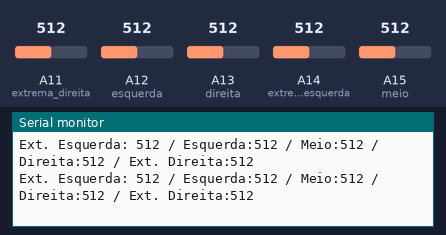
This sketch was run on a simulated Arduino Mega 2560, built with avr-gcc and run on an emulated ATmega2560. On the bench: the last lines printed to the serial monitor. The inputs (shaded band) are chosen by the test bench; at power-on: A11 (extrema_direita) = 512, A12 (esquerda) = 512, A13 (direita) = 512, A14 (extrema_esquerda) = 512, A15 (meio) = 512.

Above: at 1.2 s.
1.3 s: A11 (extrema_direita) set to 107
At 1.46 s:
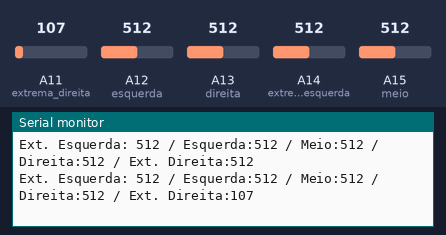
4.3 s: A11 (extrema_direita) set to 92
At 4.34 s:
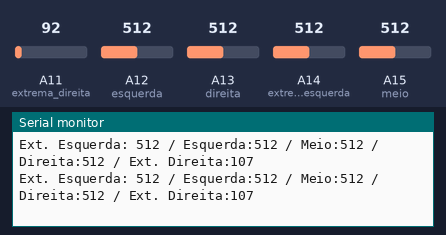
7.3 s: A12 (esquerda) set to 104
At 7.34 s:
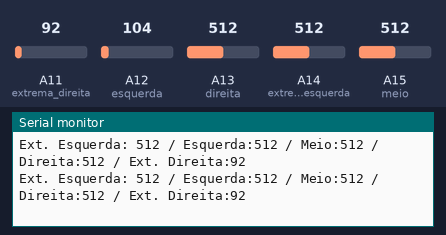
10.3 s: A12 (esquerda) set to 92
At 10.34 s:
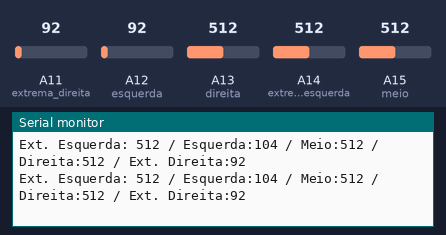
13.3 s: A13 (direita) set to 109
At 13.31 s:
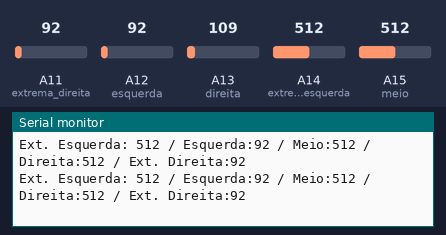
16.3 s: A13 (direita) set to 95
At 16.35 s:
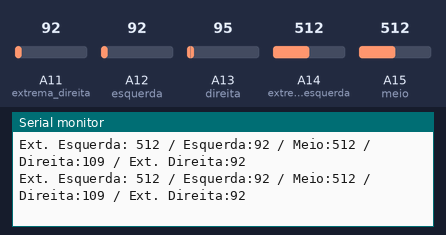
Timing chart, 0 to 19.3 s (numbered marks = the images above; inputs shaded):
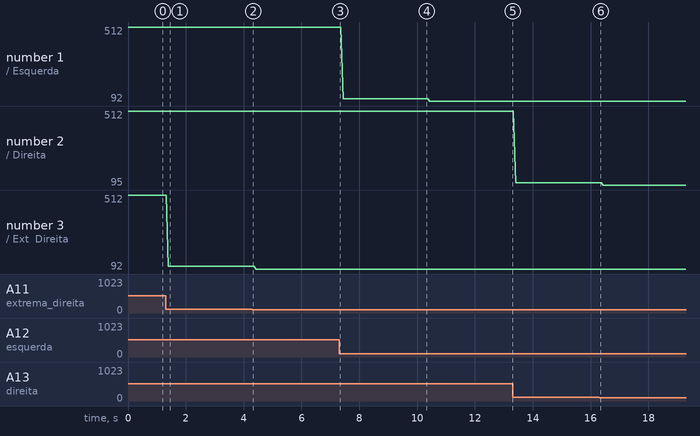

Measured:
- after the input at 1.3 s, the serial monitor: prints a new line after 0.10 s (image 1)
- plotted number 1: 512 → 104 after the input at 7.3 s
- plotted number 2: 512 → 109 after the input at 13.3 s, 109 → 95 after the input at 16.3 s
- plotted number 3: 512 → 107 after the input at 1.3 s, 107 → 92 after the input at 4.3 s

The sketch:

teste_sensor_linha.ino
```cpp
/*

  Código criado para testar leituras analógicas de sensores de linha (reflexividade baseados em infravermelho)
  Especificamente para 5 sensores posicionados em linha.

 */

//Define os pinos em que os 5 sensores estão conectados
#define extrema_direita A11
#define direita A13
#define meio A15
#define esquerda A12
#define extrema_esquerda A14

//Cria as variáveis para armazenamento das leituras
int sensor_ED;
int sensor_D;
int sensor_Meio;
int sensor_E;
int sensor_EE;

void setup() {

  //inicializa todos os sensores como input
  pinMode(extrema_direita, INPUT);
  pinMode(direita, INPUT);
  pinMode(meio, INPUT);
  pinMode(esquerda, INPUT);
  pinMode(extrema_esquerda, INPUT);

  //inicializa comunicação com o computador
  Serial.begin(9600);
}

void loop() {

//Lê e armazena as leituras dos 5 sensores
sensor_ED = analogRead(extrema_direita);
sensor_D = analogRead(direita);
sensor_Meio = analogRead(meio);
sensor_E = analogRead(esquerda);
sensor_EE = analogRead(extrema_esquerda);


//Informa ao computador via serial a leitura de cada um

  Serial.print("Ext. Esquerda: ");
  Serial.print(sensor_EE);

  Serial.print(" / Esquerda:");
  Serial.print(sensor_E);

  Serial.print(" / Meio:");
  Serial.print(sensor_Meio);

  Serial.print(" / Direita:");
  Serial.print(sensor_D);

  Serial.print(" / Ext. Direita:");
  Serial.println(sensor_ED);


}
```
